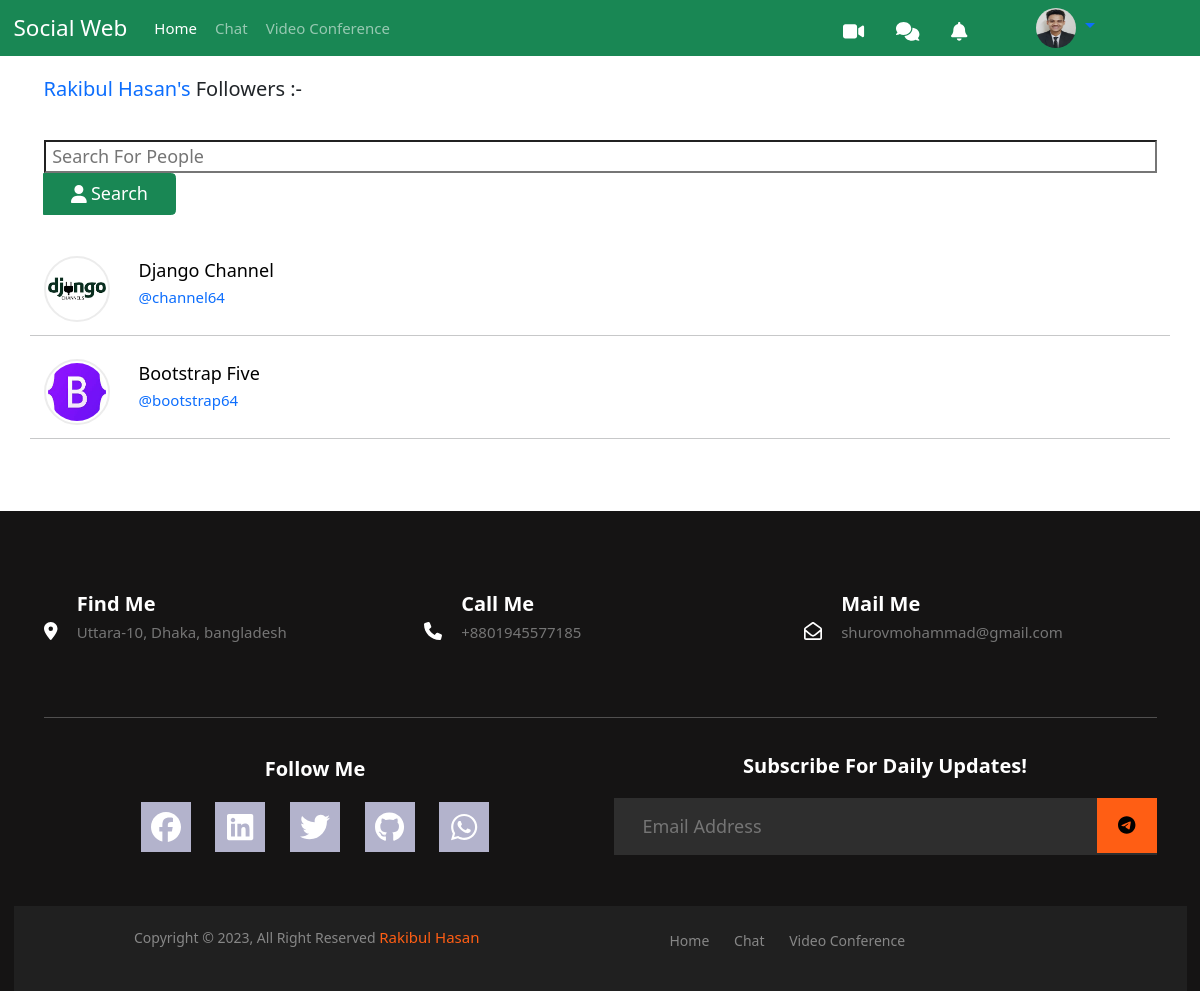
Page /followers/9/ (signed in) on the committed database.
### base/models.py (models this page shows, shortened)
class Profile(models.Model):
    user = models.OneToOneField(User, on_delete=models.CASCADE,  null=True, blank=True)
    bio = models.CharField(null=True, blank=True, max_length= 121)
    about = models.TextField(null=True, blank=True)
    profileimg = models.ImageField(upload_to='profile/', default='blank-profile-picture.png', max_length=250)
    location = models.CharField(max_length=100, null=True, blank=True)
    country = models.CharField(max_length=100,  null=True, blank=True)
    facebook =models.URLField(max_length=200, null=True, blank=True)
    twitter =models.URLField(max_length=200, null=True, blank=True)
    linkdin = models.URLField(max_length=200, null=True, blank=True)
    github = models.URLField(max_length=200, null=True, blank=True)
    created_at = models.DateTimeField(auto_now_add=True)
    updated_at = models.DateTimeField(auto_now=True)
    total_post = models.IntegerField(default=0)
    total_follower = models.IntegerField(default=0)
    total_following = models.IntegerField(default=0)
    followers = models.ManyToManyField(User, related_name='followers', blank=True)
    following = models.ManyToManyField(User, related_name='following', blank=True)
    blocklist = models.ManyToManyField(User, related_name='blocklist', blank=True)

### base/views.py (the view)
# urls.py: path('followers/<int:user_id>/', views.follower_list, name='follower_list'),
@login_required(login_url='/login/')
def follower_list(request, user_id):
    userr = get_object_or_404(User, id=user_id)
    user_profile = get_object_or_404(Profile, user=userr)
    if 'search_box' in request.GET:
        key = request.GET['search_box']
        followers = user_profile.followers.filter(Q(first_name__icontains =key)|Q(last_name__icontains =key))
    else:
        followers = user_profile.followers.all()
    profile_object = None
    for follower in followers:
        profile_object = Profile.objects.filter(user = follower)
    followers_check = user_profile.followers.all()
    follow_check = False
    for follower in followers_check:
        if request.user == follower:
            follow_check = True
            break
        else:
            follow_check = False
    return render(request, 'base/follower_list.html', {'user_profile': user_profile, 'followers': followers, 'profile_object':profile_object, 'follow_check': follow_check})

### chat/views.py (called while the page is built)
def custom_processor(request):
    if request.user.is_authenticated:
        notification_count = Notification.objects.filter(receiver=request.user, is_read= False).count()
    else:
        notification_count = 0
    return {"notification_count": notification_count}

### base/templates/base/follower_list.html (shortened to what this page needs)
{% extends 'base/base.html' %}
{% load static %}
{% block content %}
<div class="container my-3">
    <div class="row mb-3">
        <p style="font-size: 20px;" class=""><a style="font-size: 20px;" href="{% url 'profile' user_profile.user.id %}">{{ user_profile.user.get_full_name }}'s</a> Followers :-</p>
    </div>
    <div class="row mb-3">
          <div class="section-main">
            <div class="" role="main">
              <div class="row">
                  <form action="" method="GET" class="form-main  form-inline nofloat-xs">
                    <div class="form-group form-input-fields form-group-lg has-feedback">
                        <div class="input-group mb-3">
                            <input type="text" style="width: 1145px;" name="search_box" class="search_box" placeholder=" Search For People" aria-label="Recipient's username" aria-describedby="button-addon2">
                            <button class="btn btn-success px-4" type="submit" id="button-addon2"><i class="fa-solid fa-user"></i>  Search</button>
                            </div>
                        </div>
                    </div>
              </div>
            </div>
          </div>
    <div class="row">
        {% for follower in followers %}
            {% for profile in profile_object %}
            <div class="col-1">
                <img style="height: 66px; width:66px; border-radius:50%;border-color:#ECECEC; "
                    src="{{ follower.profile.profileimg.url }}" class="profile_img mt-1" alt="user profile images">
            </div>
            <div class="col-9 mt-2">
                <a href="{% url 'profile' follower.id %}">
                    <h6 style="color: black;">{{ follower.get_full_name }}</h6>
                    <p style="margin-top: -5px;">@{{ follower.username }}</p>
                </a>
            </div>
            <div style="margin-top: 10px;" class="col-2">
            </div>
            <hr class="mt-2">
            {% endfor %}
        {% endfor %}
    </div>
</div>
{% endblock content %}

### base/templates/base/nabvar.html (shortened to what this page needs)
<nav class="navbar navbar-expand-lg navbar-dark bg-success p-0">
    <div class="container-fluid">
      <div class="collapse navbar-collapse" id="navbarTogglerDemo01">
        <a class="navbar-brand" href="#">Social Web</a>
        <ul class="navbar-nav me-auto mb-2 mb-lg-0">
          <li class="nav-item">
            <a class="nav-link active" aria-current="page" href="/index/">Home</a>
          </li>
          <li class="nav-item">
            <a class="nav-link" href="{% url 'chat:chat_index' %}">Chat</a>
          </li>
          <li class="nav-item">
            <a class="nav-link" href="{% url 'video_conference:home' %}">Video Conference</a>
          </li>
        </ul>
        {% if request.user.is_authenticated %}
        <div class="menu mt-1">
          <a href="{% url 'video_conference:home' %}"><i class="fa-solid fa-video fa-lg me-4" style="color: #FFFFFF;"></i></a>
          <a href="{% url 'chat:chat_index' %}"><i class="fa-solid fa-comments fa-lg me-4" style="color: #FFFFFF;"></i></a>
          <div class="col d-inline-block">
            <a style="color: #FFFFFF;" href="{% url 'chat:notification' %}"><i class="fa-solid fa-bell fa-lg" style="color: #FFFFFF;"></i>
            </a>
          </div>
        </div>
        <div class="dropdown d-flex align-items-lg-center mt-0 me-lg-4 me-5 ms-5">
          <a class="btn btn-link dropdown-toggle" style="margin-right: 50px;" type="button" id="dropdownMenuButton2"
          data-bs-toggle="dropdown" aria-expanded="false">
            <img src="{{ user.profile.profileimg.url }}" width="40" height="40" class="rounded-circle">
          </a>
        </div>
        {% endif %}
      </div>
    </div>
  </nav>

### static/css/footer.css (style rules this page uses)
ul { margin: 0px; padding: 0px; }

### static/css/index.css (style rules this page uses)
:root { font-family: poppins,Helvetica, sans-serif; font-size: 18px; overflow-x: hidden; background-color: rgba(236, 236, 243, 0.815); --gray-- : rgb(110, 110, 110); --black--: rgb(31, 31, 31); --blue--: rgb(53, 137, 233); }
li { list-style: none; display: inline; }
a { text-decoration: none !important; }
.profile_img { width: 3.5em; border: 2px solid white; border-radius: 5px; margin-top: -0.8em; padding: 2px; }

### static/css/chat.css (style rules this page uses)
article, aside, details, figcaption, figure, footer, header, hgroup, menu, nav, section { display: block; }
body { line-height: 1.5; }
ol, ul { list-style: none; }
body { margin: 0; font-family: 'Open Sans', sans-serif; line-height: 1.5; -webkit-font-smoothing: antialiased; -moz-osx-font-smoothing: grayscale; }
html { min-height: 100%; -webkit-font-smoothing: antialiased; -moz-osx-font-smoothing: grayscale; }
h6 { font-size: 16px; }
p { font-size: 15px; }
a { text-decoration: none; font-size: 15px; }
* { margin-bottom: 0; }

### static/css/profile.css (style rules this page uses)
body { margin-top:20px; color: #1a202c; text-align: left; background-color: #e2e8f0; }
.mb-3, .my-3 { margin-bottom: 1rem!important; }

### rows in the picture
Profile: user.get_full_name "Rakibul Hasan"
Profile: profile.profileimg (picture)

### other values in the picture
{{ follower.get_full_name }} "Django Channel"
{{ follower.username }} "channel64"
{{ follower.get_full_name }} "Bootstrap Five"
{{ follower.username }} "bootstrap64"
